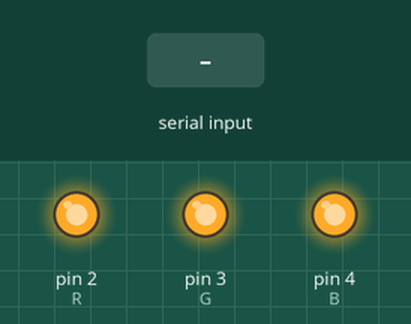
This sketch was run on a simulated Arduino Uno, built with avr-gcc and run on an emulated ATmega328P. Parts: output pins drawn as LEDs (lit = HIGH). The inputs (shaded band) are chosen by the test bench.

Above: at 1.2 s.
1.3 s: "1\n" received over Serial
At 2.0 s:
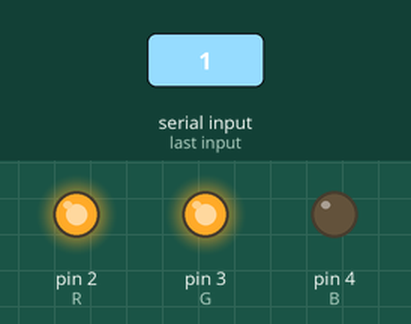
3.8 s: "2\n" received over Serial
At 4.6 s:
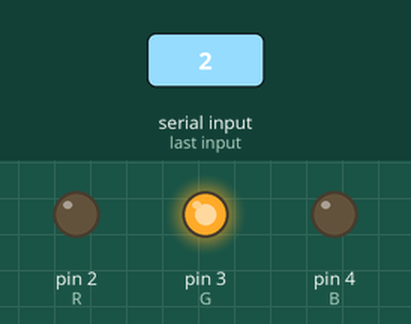
6.3 s: "3\n" received over Serial
At 7.0 s:
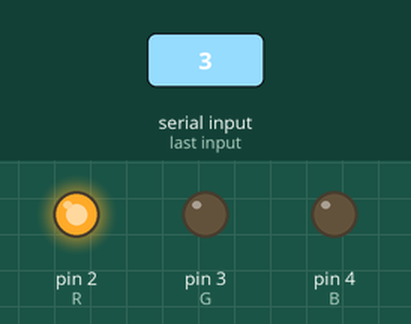
Timing chart, 0 to 9.3 s (numbered marks = the images above; inputs shaded):
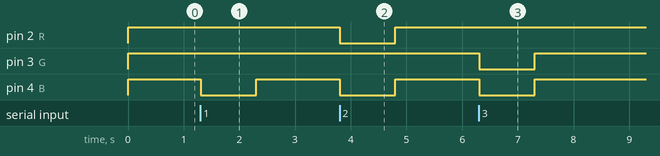

Measured:
- after the input at 1.3 s, pin 4 (B): HIGH → LOW at once, → HIGH 1.0 s later
- after the input at 3.8 s, pin 2 (R), pin 4 (B): HIGH → LOW at once, → HIGH 1.0 s later
- after the input at 6.3 s, pin 3 (G), pin 4 (B): HIGH → LOW at once, → HIGH 1.0 s later

The sketch:

oracle.ino
```cpp
const int R = 2;  // Substituir pelos pinos corretos do ESP
const int G = 3;
const int B = 4;

void setup() {
  Serial.begin(9600);
  pinMode(R, OUTPUT);
  pinMode(G, OUTPUT);
  pinMode(B, OUTPUT);
}

void loop() {
  if (Serial.available() > 0) {
    int num_fingers = Serial.parseInt();  // Lê o número de dedos da porta serial

    if (num_fingers == 1) {
      analogWrite(R, 255);
      analogWrite(G, 255);
      analogWrite(B, 0);
    }
    else if (num_fingers == 2) {
      analogWrite(R, 0);
      analogWrite(G, 255);
      analogWrite(B, 0);
    }
    else if (num_fingers == 3) {
      analogWrite(R, 255);
      analogWrite(G, 0);
      analogWrite(B, 0);
    }
  }
  else{
    analogWrite(R, 255);
    analogWrite(G, 255);
    analogWrite(B, 255);
  }
}
```
